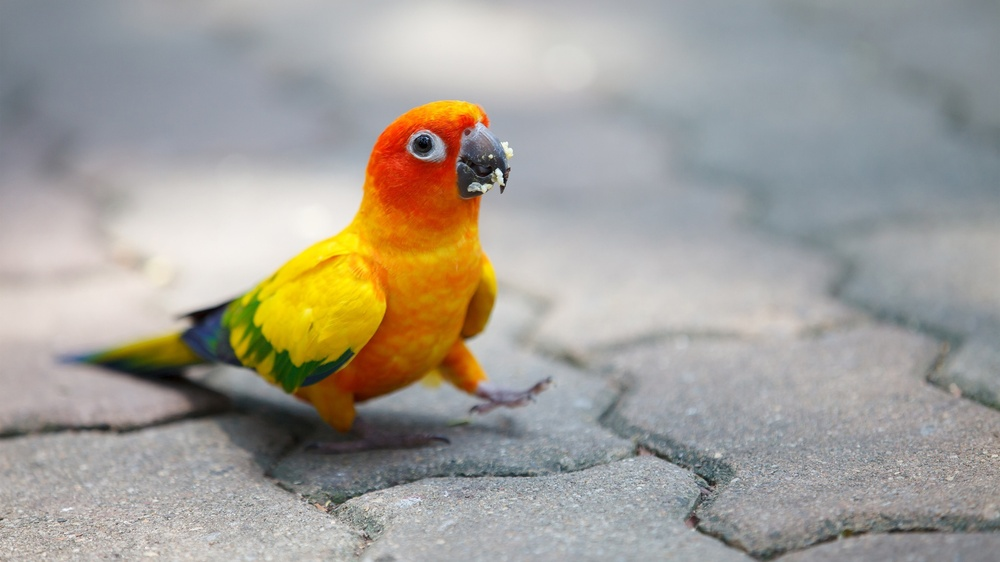
%> input picture Matlab/Sheet05/parrot.jpg, 1000 x 562 px, shrunk from 1920 x 1080 before the run
$ octave --eval "result = trackObject(imread('../Sheet05/parrot.jpg'));"   (GNU Octave 9; MATLAB toolbox functions it lacks are replaced by stand-ins)
%> lines starting %> are read from the running program, lines starting %| are printed output that depends on the picture; in (x1, y1, x2, y2) boxes, pixels count from 0 and x2, y2 are one past the last pixel; in counts of white or black regions, pixels touching at a corner belong together; the program's own positions count from 1
### Matlab/Sheet03/maskRGB.m
function imageOut = maskRGB( imageIn )
%MASKRGB
    imageOut = and(and(imageIn(:,:,1) > 120, imageIn(:,:,2) < 50), imageIn(:,:,3) < 50);
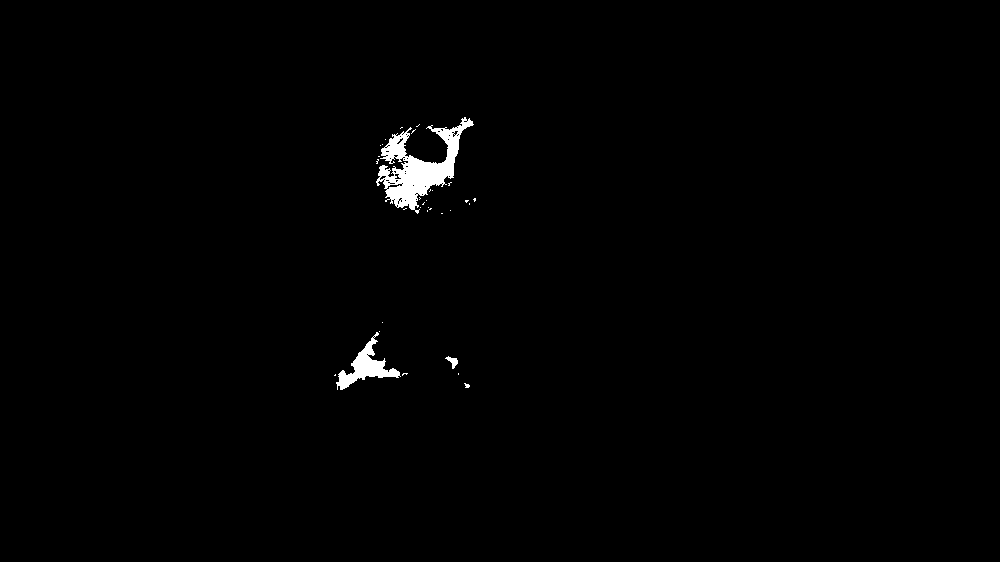
%> imageOut: size 562x1000 logical; 0.84% white; 33 white regions (30 under 20 px), largest, box (x1, y1, x2, y2) and area: (376, 117, 474, 214) 3386, (336, 332, 401, 390) 1137, (445, 356, 458, 369) 76
end

### Matlab/Sheet03/findBiggestRegion.m
function imageOut = findBiggestRegion( imageIn )
%REDUCEIMAGETOBIGGESTREGION
    labels = bwlabel(imopen(maskRGB(imageIn), strel('disk', 3, 0)));
%> labels: size 562x1000 double; 9 distinct labels, from 0 to 8
    [N, res] = histcounts(labels);
%> N = [558456 1007 54 2074 279 36 36 29 29]; res = [-0.5 0.5 1.5 2.5 3.5 4.5 5.5 6.5 7.5 8.5]
    if size(N, 2) > 1
        sorted = sort(N);
%> sorted = [29 29 36 36 54 279 1007 2074 558456]
        val = mean( res(find(N==sorted(end-1)):find(N==sorted(end-1))+1) );
%> val = 3
    else
        val = 1;
    end
    imageOut = labels == val;
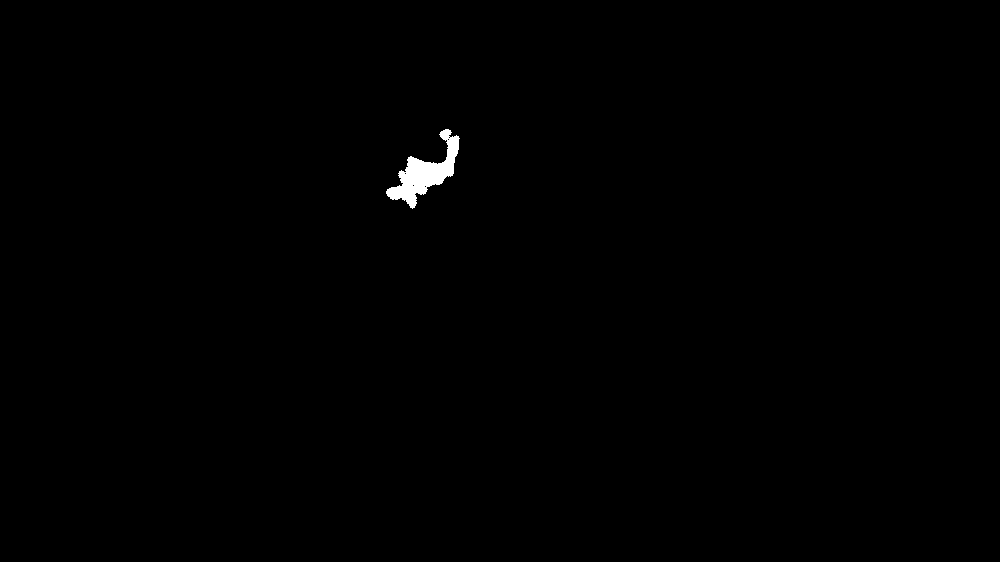
%> imageOut: size 562x1000 logical; 0.37% white; 1 white region, box (x1, y1, x2, y2) and area: (386, 129, 460, 209) 2074
end

### Matlab/Sheet03/trackObject.m
function imageOut = trackObject( imageIn )
%TRACKOBJECT
    persistent trajectory;

    %mask = maskRGB(imageIn);
    mask = findBiggestRegion(imageIn);
    imageOut = imageIn;
%> imageOut is the input picture: size 562x1000x3 uint8; mean R, G, B 163.1, 158.8, 150.9
    if any(any(mask))
        [r, c] = find(mask);
%> r = 2074 values from 130 to 209; c = 2074 values from 387 to 460
        y = round((min(min(r))+max(max(r)))/2);
%> y = 170
        x = round((min(min(c))+max(max(c)))/2);
%> x = 424
        imageOut(max(y-4, 1):min(y+4, size(imageOut, 1)), ...
                 max(x-4, 1):min(x+4, size(imageOut, 2)), ...
                 :) = 0;
%> imageOut: size 562x1000x3 uint8; 0.01% of pixels changed, all inside (x1, y1, x2, y2) = (419, 165, 428, 174)
        trajectory(end+1, 1:2) = [y x];
    end
    if size(trajectory, 1) > 1
        for coords = trajectory'
            imageOut(coords(1), coords(2), :) = reshape([0 255 255], 1, 1, 3);
        end
    end
end
